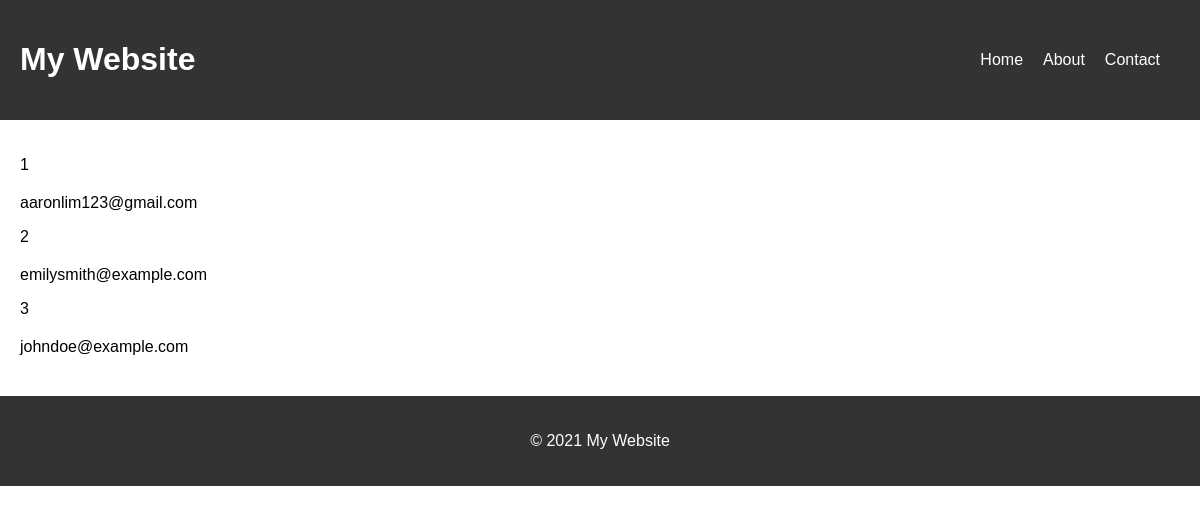
Before: / with the older database file.
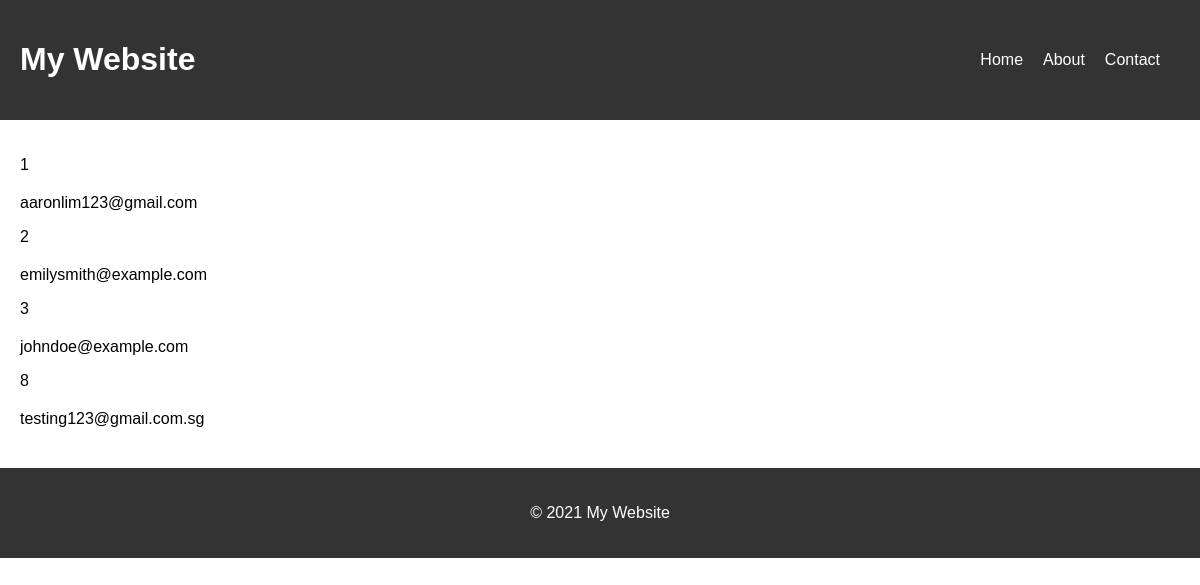
After: the same page with the newer database file.
### tables this page shows
CREATE TABLE Users (
    user_id INTEGER PRIMARY KEY AUTOINCREMENT,
    email VARCHAR(50) UNIQUE NOT NULL,
    password VARCHAR(50) NOT NULL
);

### app.py (the view)
@app.route("/")
def index():
    conn = get_db_connection()
    users = conn.execute('SELECT * FROM Users').fetchall()
    conn.close()
    return render_template('index.html', users=users)

### app.py (called while the page is built)
def get_db_connection():
    conn = sqlite3.connect('database.db')
    conn.row_factory = sqlite3.Row
    return conn

### templates/index.html (shortened to what this page needs)
<!DOCTYPE html>
<html lang="en">
<head>
  <link rel="stylesheet" href="../static/css/index.css" />
</head>
<body>
  <header>
    <h1>My Website</h1>
    <nav>
      <ul>
        <li><a href="#">Home</a></li>
        <li><a href="#">About</a></li>
        <li><a href="#">Contact</a></li>
      </ul>
    </nav>
  </header>
  <main>
    <section>
      {% block content %}
      {% for user in users %}
      <div class='post'>
        <p>{{ user['user_id'] }}</p>
        <p>{{ user['email'] }}</p>
      </div>
      {% endfor %}
      {% endblock %}
    </section>
  </main>
  <footer>
    <p>&copy; 2021 My Website</p>
  </footer>
</body>
</html>

### static/css/index.css (style rules this page uses)
body { font-family: Arial, sans-serif; margin: 0; padding: 0; }
header { background-color: #333; color: white; padding: 20px; display: flex; justify-content: space-between; align-items: center; }
nav ul { display: flex; list-style: none; }
nav li { margin-right: 20px; }
nav a { color: white; text-decoration: none; }
main { padding: 20px; }
section { margin-bottom: 20px; }
footer { background-color: #333; color: white; padding: 20px; text-align: center; }

Changed rows visible on the page:
added Users: user_id "8", email "testing123@gmail.com.sg"
